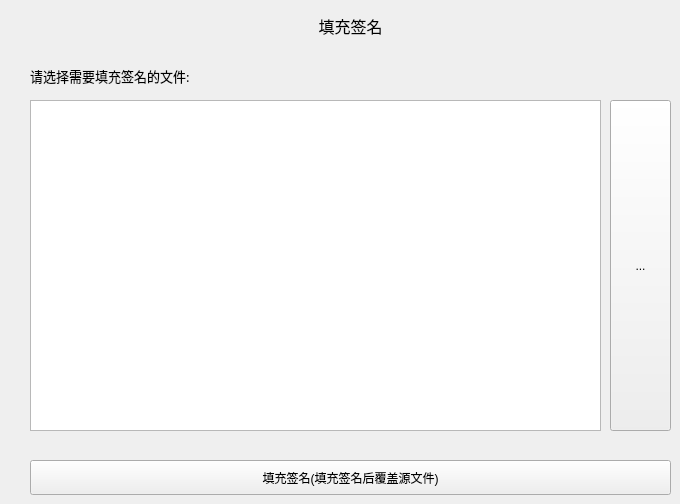
    <widget class="QWidget" name="signature_fill_2">
     <widget class="QLabel" name="title_2">
      <property name="geometry">
       <rect>
        <x>30</x>
        <y>10</y>
        <width>641</width>
        <height>31</height>
       </rect>
      </property>
      <property name="font">
       <font>
        <family>思源黑体 CN Normal</family>
        <pointsize>12</pointsize>
        <weight>50</weight>
        <italic>false</italic>
        <bold>false</bold>
        <kerning>true</kerning>
       </font>
      </property>
      <property name="mouseTracking">
       <bool>true</bool>
      </property>
      <property name="text">
       <string>填充签名</string>
      </property>
      <property name="textFormat">
       <enum>Qt::AutoText</enum>
      </property>
      <property name="alignment">
       <set>Qt::AlignCenter</set>
      </property>
      <property name="wordWrap">
       <bool>false</bool>
      </property>
     </widget>
     <widget class="QLabel" name="path_label">
      <property name="geometry">
       <rect>
        <x>30</x>
        <y>60</y>
        <width>421</width>
        <height>31</height>
       </rect>
      </property>
      <property name="font">
       <font>
        <family>思源黑体 CN Normal</family>
        <pointsize>10</pointsize>
        <weight>50</weight>
        <italic>false</italic>
        <bold>false</bold>
        <kerning>true</kerning>
       </font>
      </property>
      <property name="text">
       <string>请选择需要填充签名的文件:</string>
      </property>
     </widget>
     <widget class="QPushButton" name="run_signature">
      <property name="geometry">
       <rect>
        <x>30</x>
        <y>460</y>
        <width>641</width>
        <height>35</height>
       </rect>
      </property>
      <property name="text">
       <string>填充签名(填充签名后覆盖源文件)</string>
      </property>
     </widget>
     <widget class="QListWidget" name="sig_file_list">
      <property name="geometry">
       <rect>
        <x>30</x>
        <y>100</y>
        <width>571</width>
        <height>331</height>
       </rect>
      </property>
     </widget>
     <widget class="QPushButton" name="choice_sig_path">
      <property name="geometry">
       <rect>
        <x>610</x>
        <y>100</y>
        <width>61</width>
        <height>331</height>
       </rect>
      </property>
      <property name="text">
       <string>...</string>
      </property>
     </widget>
    </widget>
